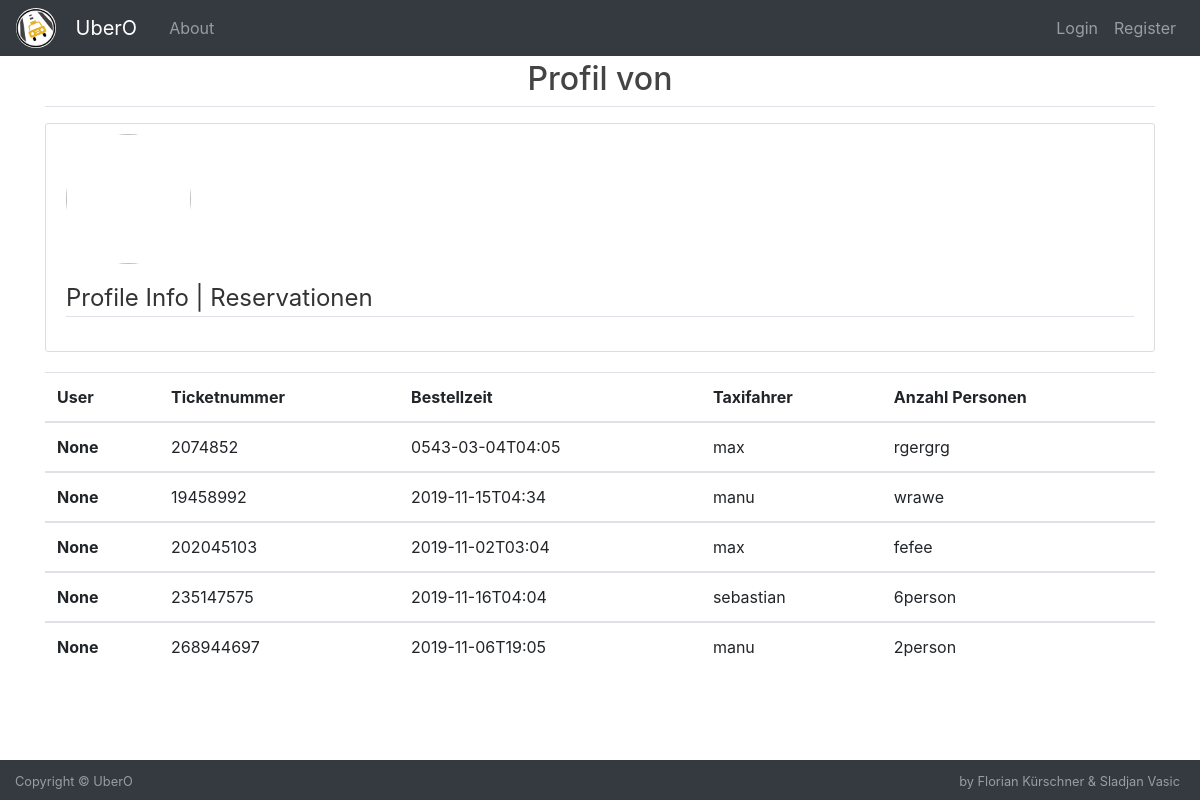
The app's page /profilereservation with its own data.
### mysite/models.py (models this page shows)
class ReservationForm(models.Model):
    user = models.ForeignKey(User_from_my_db, on_delete=models.CASCADE, null=True)
    title = models.CharField(max_length=50, choices=COUNT_CHOICES, blank=True)
    ticket_number = models.IntegerField(blank=True)
    taxi_driver = models.CharField(max_length=50, choices=DRIVER_CHOICES)
    order_time = models.CharField(max_length=50, blank=True, null=True)
    from_loc = models.CharField(max_length=50, null=True)
    from_street = models.CharField(max_length=50, null=True)
    from_street_number = models.CharField(max_length=50, null=True)
    from_plz = models.PositiveIntegerField(blank=True, null=True)
    to_loc = models.CharField(max_length=50, null=True)
    to_street = models.CharField(max_length=50, null=True)
    to_street_number = models.CharField(max_length=50, null=True)
    to_plz = models.PositiveIntegerField(blank=True, null=True)

### mysite/views.py (the view)
# urls.py: path('profilereservation', mysite_views.profilereservation, name="profilereservation"),
def profilereservation(request):
    all_records = ReservationForm.objects.filter(user_id=request.user.id)
    return render(request, 'pages/profilereservation.html', {'all_records': all_records})

### templates/pages/profilereservation.html
{% extends 'pages/profile.html' %}
{% load crispy_forms_tags %}
{% load crispy_forms_field %}
{% load crispy_forms_filters %}
{% block content1 %}
    {% if all_records %}
        <table class="table">
        <thead>
            <tr>
                <th scope="col">User</th>
                <th scope="col">Ticketnummer</th>
                <th scope="col">Bestellzeit</th>
                <th scope="col">Taxifahrer</th>
                <th scope="col">Anzahl Personen</th>
            </tr>
        </thead>
        {% for record in all_records %}
            <tbody>
                <tr>
                    <th scope="row">{{ record.user }}</th>
                    <td>{{ record.ticket_number }}</td>
                    <td>{{ record.order_time }}</td>
                    <td>{{ record.taxi_driver }}</td>
                    <td>{{ record.title }}</td>
                </tr>
            </tbody>
        {% endfor %}
    {% endif %}
</table>
{% endblock %}

### static/css/main.css (style rules this page uses)
body { background: #fafafa; color: #333333; margin-top: 5rem; }

### records on screen
ReservationForm: user "None", ticket_number "2074852", order_time "0543-03-04T04:05", taxi_driver "max", title "rgergrg"
ReservationForm: user "None", ticket_number "19458992", order_time "2019-11-15T04:34", taxi_driver "manu", title "wrawe"
ReservationForm: user "None", ticket_number "202045103", order_time "2019-11-02T03:04", taxi_driver "max", title "fefee"
ReservationForm: user "None", ticket_number "235147575", order_time "2019-11-16T04:04", taxi_driver "sebastian", title "6person"
ReservationForm: user "None", ticket_number "268944697", order_time "2019-11-06T19:05", taxi_driver "manu", title "2person"
